Frame 1 (no input): blank canvas, image omitted
Frame 60 (no input): blank canvas, image omitted
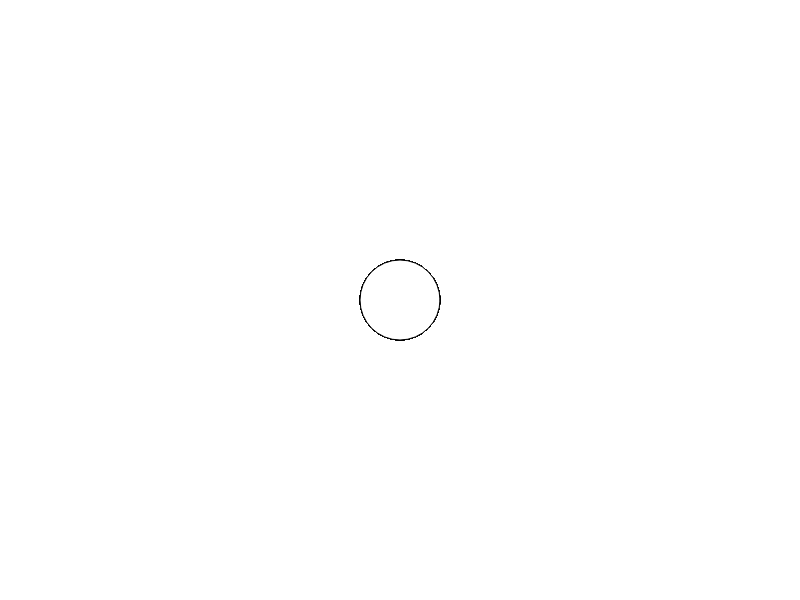
Frame 120 (the mouse pressed at the canvas centre since frame 60)

The p5.js sketch whose frames 1 and 60 were blank and that drew this single picture after the mouse press (run headless with seeded random() and noise() and a simulated clock; from frame 60 on, the mouse is pressed at the canvas centre):

// p5.js sketch
// ── sketch.js
function setup() {
  createCanvas(800,600);
}

function draw() {
  if (mouseIsPressed) {
  	fill(255);
  	ellipse(mouseX,mouseY, 80, 80);
  } else {
  	fill(0);
  }
  
}
